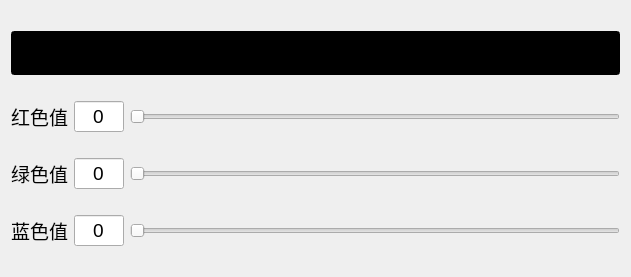
<?xml version="1.0" encoding="UTF-8"?>
<ui version="4.0">
 <class>Widget</class>
 <widget class="QWidget" name="Widget">
  <property name="geometry">
   <rect>
    <x>0</x>
    <y>0</y>
    <width>631</width>
    <height>277</height>
   </rect>
  </property>
  <property name="windowTitle">
   <string>QSlider</string>
  </property>
  <layout class="QVBoxLayout" name="verticalLayout">
   <item>
    <widget class="QLineEdit" name="lineEdit">
     <property name="enabled">
      <bool>true</bool>
     </property>
     <property name="font">
      <font>
       <pointsize>24</pointsize>
      </font>
     </property>
     <property name="styleSheet">
      <string notr="true">background-color: rgb(0, 0, 0);</string>
     </property>
     <property name="alignment">
      <set>Qt::AlignCenter</set>
     </property>
     <property name="readOnly">
      <bool>true</bool>
     </property>
    </widget>
   </item>
   <item>
    <layout class="QHBoxLayout" name="horizontalLayout">
     <item>
      <widget class="QLabel" name="label">
       <property name="font">
        <font>
         <pointsize>14</pointsize>
        </font>
       </property>
       <property name="text">
        <string>红色值</string>
       </property>
      </widget>
     </item>
     <item>
      <widget class="QLineEdit" name="leRed">
       <property name="sizePolicy">
        <sizepolicy hsizetype="Expanding" vsizetype="Fixed">
         <horstretch>0</horstretch>
         <verstretch>0</verstretch>
        </sizepolicy>
       </property>
       <property name="maximumSize">
        <size>
         <width>50</width>
         <height>16777215</height>
        </size>
       </property>
       <property name="font">
        <font>
         <pointsize>14</pointsize>
        </font>
       </property>
       <property name="text">
        <string>0</string>
       </property>
       <property name="alignment">
        <set>Qt::AlignCenter</set>
       </property>
       <property name="readOnly">
        <bool>true</bool>
       </property>
      </widget>
     </item>
     <item>
      <widget class="QSlider" name="hsRed">
       <property name="font">
        <font>
         <pointsize>14</pointsize>
        </font>
       </property>
       <property name="maximum">
        <number>255</number>
       </property>
       <property name="orientation">
        <enum>Qt::Horizontal</enum>
       </property>
      </widget>
     </item>
    </layout>
   </item>
   <item>
    <layout class="QHBoxLayout" name="horizontalLayout_2">
     <item>
      <widget class="QLabel" name="label_2">
       <property name="font">
        <font>
         <pointsize>14</pointsize>
        </font>
       </property>
       <property name="text">
        <string>绿色值</string>
       </property>
      </widget>
     </item>
     <item>
      <widget class="QLineEdit" name="leGreen">
       <property name="sizePolicy">
        <sizepolicy hsizetype="Minimum" vsizetype="Fixed">
         <horstretch>0</horstretch>
         <verstretch>0</verstretch>
        </sizepolicy>
       </property>
       <property name="maximumSize">
        <size>
         <width>50</width>
         <height>16777215</height>
        </size>
       </property>
       <property name="font">
        <font>
         <pointsize>14</pointsize>
        </font>
       </property>
       <property name="text">
        <string>0</string>
       </property>
       <property name="alignment">
        <set>Qt::AlignCenter</set>
       </property>
       <property name="readOnly">
        <bool>true</bool>
       </property>
      </widget>
     </item>
     <item>
      <widget class="QSlider" name="hsGreen">
       <property name="font">
        <font>
         <pointsize>14</pointsize>
        </font>
       </property>
       <property name="maximum">
        <number>255</number>
       </property>
       <property name="orientation">
        <enum>Qt::Horizontal</enum>
       </property>
      </widget>
     </item>
    </layout>
   </item>
   <item>
    <layout class="QHBoxLayout" name="horizontalLayout_3">
     <item>
      <widget class="QLabel" name="label_3">
       <property name="font">
        <font>
         <pointsize>14</pointsize>
        </font>
       </property>
       <property name="text">
        <string>蓝色值</string>
       </property>
      </widget>
     </item>
     <item>
      <widget class="QLineEdit" name="leBlue">
       <property name="sizePolicy">
        <sizepolicy hsizetype="Preferred" vsizetype="Fixed">
         <horstretch>0</horstretch>
         <verstretch>0</verstretch>
        </sizepolicy>
       </property>
       <property name="maximumSize">
        <size>
         <width>50</width>
         <height>16777215</height>
        </size>
       </property>
       <property name="font">
        <font>
         <pointsize>14</pointsize>
        </font>
       </property>
       <property name="text">
        <string>0</string>
       </property>
       <property name="alignment">
        <set>Qt::AlignCenter</set>
       </property>
       <property name="readOnly">
        <bool>true</bool>
       </property>
      </widget>
     </item>
     <item>
      <widget class="QSlider" name="hsBlue">
       <property name="font">
        <font>
         <pointsize>14</pointsize>
        </font>
       </property>
       <property name="maximum">
        <number>255</number>
       </property>
       <property name="orientation">
        <enum>Qt::Horizontal</enum>
       </property>
      </widget>
     </item>
    </layout>
   </item>
  </layout>
 </widget>
 <resources/>
 <connections/>
</ui>
